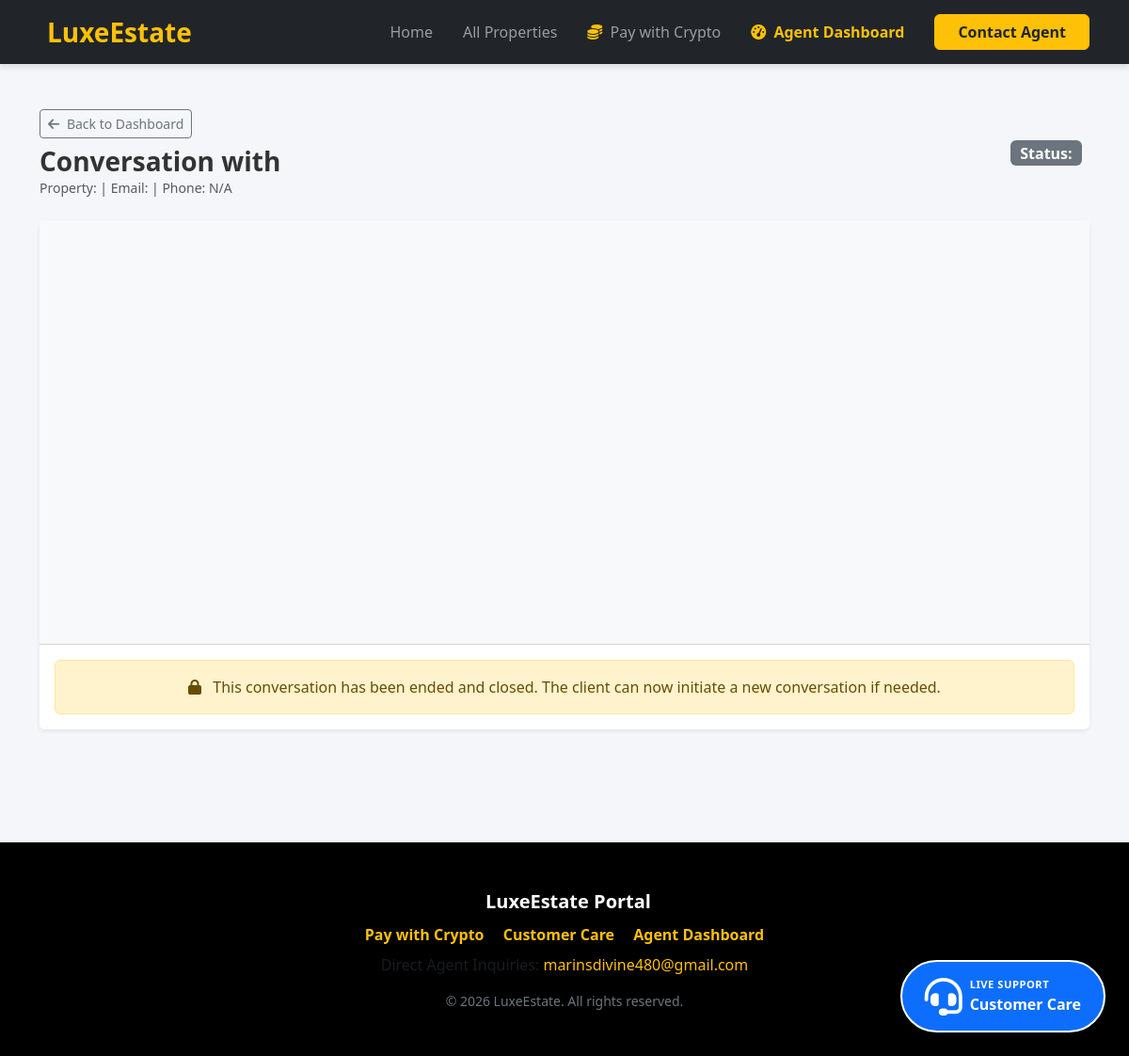
The page /agent/conversation/2 (signed in) on the database as committed earlier.
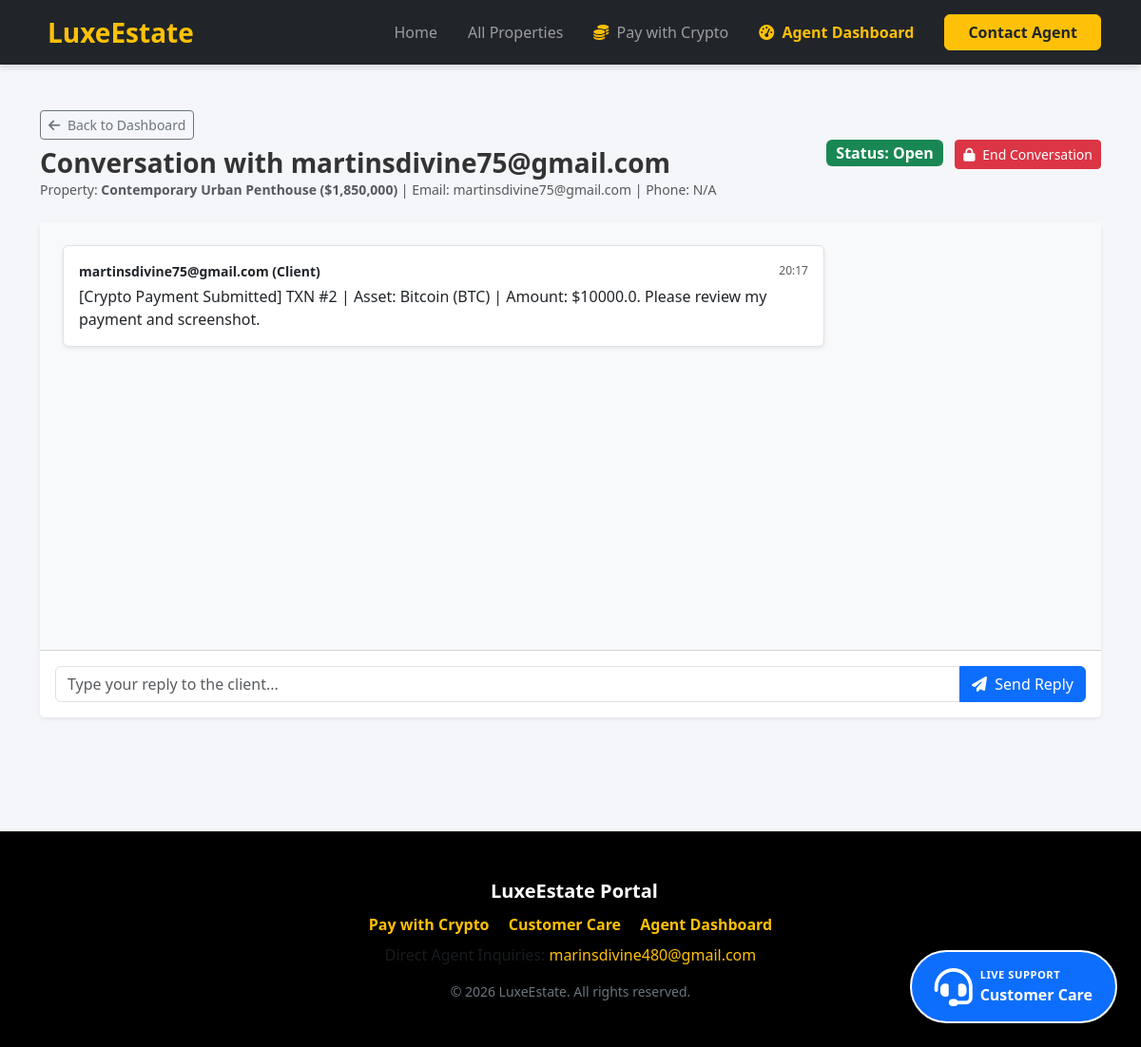
The same page on the database as committed later.
### tables this page shows
CREATE TABLE conversations (
            id INTEGER PRIMARY KEY AUTOINCREMENT,
            client_name TEXT NOT NULL,
            client_email TEXT NOT NULL,
            client_phone TEXT,
            property_title TEXT,
            status TEXT DEFAULT 'Open',
            created_at TIMESTAMP DEFAULT CURRENT_TIMESTAMP
        );

CREATE TABLE conversation_messages (
            id INTEGER PRIMARY KEY AUTOINCREMENT,
            conversation_id INTEGER NOT NULL,
            sender TEXT NOT NULL,
            message TEXT NOT NULL,
            created_at TIMESTAMP DEFAULT CURRENT_TIMESTAMP, is_image INTEGER DEFAULT 0,
            FOREIGN KEY (conversation_id) REFERENCES conversations (id)
        );

### app.py (the view, shortened to what this page needs)
@app.route('/agent/conversation/<int:conv_id>', methods=['GET', 'POST'])
def agent_conversation(conv_id):
    if not session.get('agent_logged_in'):
        return redirect(url_for('agent_login'))
    conn = get_db_connection()
    cursor = conn.cursor()
    cursor.execute("SELECT * FROM conversations WHERE id = ?", (conv_id,))
    conv = cursor.fetchone()
    cursor.execute("SELECT * FROM conversation_messages WHERE conversation_id = ? ORDER BY created_at ASC", (conv_id,))
    messages = cursor.fetchall()
    conn.close()
    return render_template('agent_conversation.html', conv=conv, messages=messages)

### app.py (called while the page is built)
def get_db_connection():
    conn = sqlite3.connect('real_estate.db')
    conn.row_factory = sqlite3.Row
    return conn

### templates/agent_conversation.html (shortened to what this page needs)
{% extends "base.html" %}
{% block content %}
<div class="container py-5">
    <div class="d-flex justify-content-between align-items-center mb-4">
        <div>
            <a href="{{ url_for('agent_dashboard') }}" class="btn btn-outline-secondary btn-sm mb-2"><i class="fas fa-arrow-left me-1"></i> Back to Dashboard</a>
            <h3 class="fw-bold mb-0">Conversation with {{ conv['client_name'] }}</h3>
            <p class="text-muted small mb-0">Property: <strong>{{ conv['property_title'] }}</strong> | Email: {{ conv['client_email'] }} | Phone: {{ conv['client_phone'] or 'N/A' }}</p>
        </div>
        <div>
            <span class="badge fs-6 {% if conv['status'] == 'Open' %}bg-success{% else %}bg-secondary{% endif %} me-2">Status: {{ conv['status'] }}</span>
            {% if conv['status'] == 'Open' %}
            <form action="{{ url_for('agent_conversation', conv_id=conv['id']) }}" method="POST" class="d-inline" onsubmit="return confirm('Are you sure you want to end and close this conversation? The client will no longer be able to reply to this thread.');">
                <button type="submit" class="btn btn-danger btn-sm"><i class="fas fa-lock me-1"></i> End Conversation</button>
            </form>
            {% endif %}
        </div>
    </div>
    <div class="card shadow-sm border-0 mb-4">
        <div class="card-body chat-box p-4" style="height: 450px; overflow-y: scroll; background-color: #f8f9fa;">
            {% for m in messages %}
            <div class="d-flex mb-3 {% if m['sender'] == 'agent' %}justify-content-end{% else %}justify-content-start{% endif %}">
                <div class="p-3 rounded shadow-sm {% if m['sender'] == 'agent' %}bg-primary text-white{% else %}bg-white text-dark border{% endif %}" style="max-width: 75%;">
                    <div class="d-flex justify-content-between align-items-center mb-1">
                        <small class="fw-bold me-3">{% if m['sender'] == 'agent' %}You (Agent){% else %}{{ conv['client_name'] }} (Client){% endif %}</small>
                        <small class="text-muted" style="font-size: 0.75rem;">{{ m['created_at'][11:16] }}</small>
                    </div>
                    {% if m['is_image'] %}
                    <div class="mb-2">
                        <img src="{{ url_for('static', filename='uploads/' + m['message']) }}" class="img-fluid rounded border" alt="Payment Screenshot" style="max-height: 250px;">
                    </div>
                    <small class="d-block fst-italic">Payment Screenshot</small>
                    {% else %}
                    <p class="mb-0" style="white-space: pre-wrap;">{{ m['message'] }}</p>
                    {% endif %}
                </div>
            </div>
            {% endfor %}
        </div>
        <div class="card-footer bg-white p-3">
            {% if conv['status'] == 'Open' %}
            <form action="{{ url_for('agent_conversation', conv_id=conv['id']) }}" method="POST">
                <div class="input-group">
                    <input type="text" name="message" class="form-control" placeholder="Type your reply to the client..." required autocomplete="off">
                    <button class="btn btn-primary" type="submit"><i class="fas fa-paper-plane me-1"></i> Send Reply</button>
                </div>
            </form>
            {% else %}
            <div class="alert alert-warning mb-0 text-center">
                <i class="fas fa-lock me-2"></i> This conversation has been ended and closed. The client can now initiate a new conversation if needed.
            </div>
            {% endif %}
        </div>
    </div>
</div>
{% endblock %}

Rows that differ between the two databases and show on the page:
added conversations: client_name "martinsdivine75@gmail.com", property_title "Contemporary Urban Penthouse ($1,850,000)", client_email "martinsdivine75@gmail.com", client_phone "N/A", status "Open"
added conversation_messages: created_at "20:17", message "[Crypto Payment Submitted] TXN #2 | Asset: Bitcoin (BTC) | Amount: $10000.0. Please review my payment and screenshot."
Other text that changed with them:
{{ conv['client_phone'] or 'N/A' }}: "N/A" → (not shown)
text no longer shown: "This conversation has been ended and closed. The client can now initiate a new conversation if needed."
text now shown: "End Conversation Send Reply"
